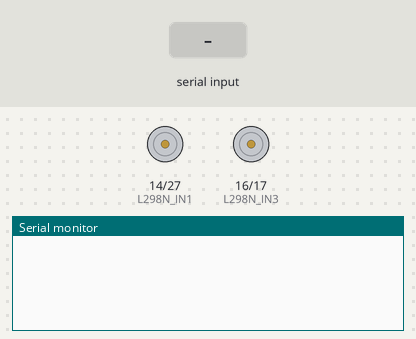
The sketch below on a simulated ESP32. Parts: motor-driver pin pairs drawn as motors (green arrow = first pin HIGH = forward, orange = second pin HIGH = backward, longer = more drive, scaled by the enable pin), the last lines printed to the serial monitor. Inputs (shaded band) come from the test bench. Nothing arrives over Bluetooth unless stated.

Above: at 1.7 s.
1.8 s: "f,1\n" received over Serial
At 3.8 s:
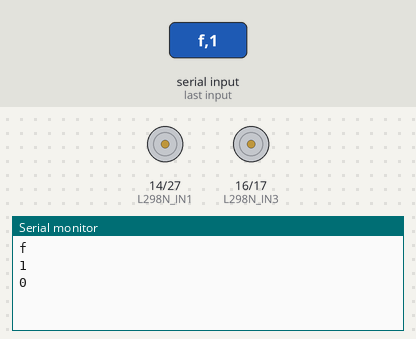
4.3 s: "b,150\n" received over the second serial link
At 5.7 s:
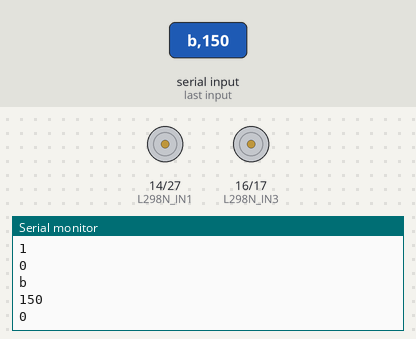
6.8 s: "def,1\n" received over Serial
At 8.8 s:
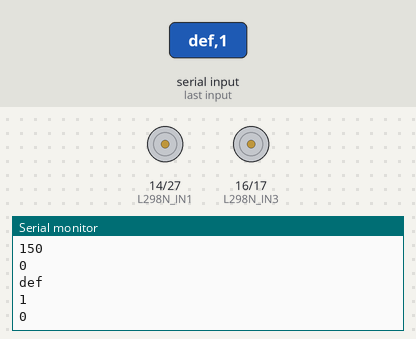
9.3 s: "f,150\n" received over the second serial link
At 10.7 s:
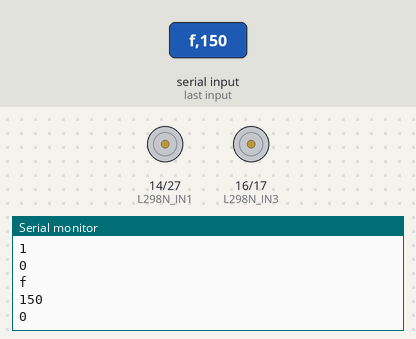
11.8 s: "b,1\n" received over Serial
At 13.8 s:
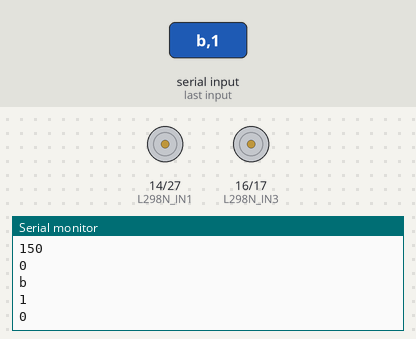
14.3 s: "f" received over the second serial link
At 15.7 s:
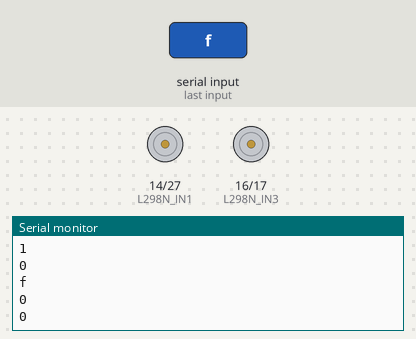
Timing chart, 0 to 17.3 s (numbered marks = the images above; inputs shaded):
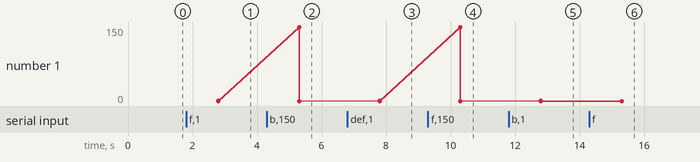

Measured:
- after the input at 1.8 s, the serial monitor: prints a new line after 1.0 s (image 1)
- after the input at 4.3 s, the serial monitor: prints a new line after 1.0 s (image 2)
- after the input at 6.8 s, the serial monitor: prints a new line after 1.0 s (image 3)
- after the input at 9.3 s, the serial monitor: prints a new line after 1.0 s (image 4)
- after the input at 11.8 s, the serial monitor: prints a new line after 1.0 s (image 5)
- after the input at 14.3 s, the serial monitor: prints a new line after 1.0 s (image 6)

The sketch:

04ESP32Test.ino
```cpp
#include "BluetoothSerial.h"
BluetoothSerial SerialBT;

//L298N腳位
#define L298N_IN1 14
#define L298N_IN2 27
#define L298N_IN3 16
#define L298N_IN4 17
#define L298N_ENA 13  //PWM
#define L298N_ENB 15  //PWM

//ESP32設定PWM Channel
const int ENA_CHL = 0;
const int ENB_CHL = 1;

//轉速(80~255)
int FSpeed = 255;//255
int BSpeed = 255;//255
int RSpeed = 200;//200
int LSpeed = 200;//200

//轉動時間(毫秒)
int FTimer = 670; //670
int BTimer = 670; //670
int RTimer = 1350;//1350
int LTimer = 1650;//1650
int STimer = 3000;//3000

void forward() {
  digitalWrite(L298N_IN1, HIGH);
  digitalWrite(L298N_IN2, LOW);
  ledcWrite(ENA_CHL, FSpeed);

  digitalWrite(L298N_IN3, LOW);
  digitalWrite(L298N_IN4, HIGH);
  ledcWrite(ENB_CHL, FSpeed);
}

void backward() {
  digitalWrite(L298N_IN1, LOW);
  digitalWrite(L298N_IN2, HIGH);
  ledcWrite(ENA_CHL, BSpeed);

  digitalWrite(L298N_IN3, HIGH);
  digitalWrite(L298N_IN4, LOW);
  ledcWrite(ENB_CHL, BSpeed);
}

void turnRight() {
  digitalWrite(L298N_IN1, LOW);
  digitalWrite(L298N_IN2, HIGH);
  ledcWrite(ENA_CHL, LSpeed);

  digitalWrite(L298N_IN3, LOW);
  digitalWrite(L298N_IN4, HIGH);
  ledcWrite(ENB_CHL, LSpeed);
}

void turnLeft() {
  digitalWrite(L298N_IN1, HIGH);
  digitalWrite(L298N_IN2, LOW);
  ledcWrite(ENA_CHL, RSpeed);

  digitalWrite(L298N_IN3, HIGH);
  digitalWrite(L298N_IN4, LOW);
  ledcWrite(ENB_CHL, RSpeed);
}

void stopCar() {
  digitalWrite(L298N_IN1, LOW);
  digitalWrite(L298N_IN2, LOW);
  ledcWrite(ENA_CHL, FSpeed);

  digitalWrite(L298N_IN3, LOW);
  digitalWrite(L298N_IN4, LOW);
  ledcWrite(ENB_CHL, BSpeed);
}

void setup() {
  Serial.begin(9600);
  delay(10);
  SerialBT.begin("CarTest");
  delay(10);

  pinMode(L298N_IN1, OUTPUT);
  pinMode(L298N_IN2, OUTPUT);
  pinMode(L298N_IN3, OUTPUT);
  pinMode(L298N_IN4, OUTPUT);
  pinMode(L298N_ENA, OUTPUT);
  pinMode(L298N_ENB, OUTPUT);

  digitalWrite(L298N_IN1, LOW);
  digitalWrite(L298N_IN2, LOW);
  digitalWrite(L298N_IN3, LOW);
  digitalWrite(L298N_IN4, LOW);
  digitalWrite(L298N_ENA, LOW);
  digitalWrite(L298N_ENB, LOW);

  //PWM設定
  ledcSetup(ENA_CHL, 1000, 8);  //channel,frequence,resolution(8表示0~255)
  ledcAttachPin(L298N_ENA, ENA_CHL);
  ledcSetup(ENB_CHL, 1000, 8);
  ledcAttachPin(L298N_ENB, ENB_CHL);

  stopCar();
  delay(500);
}

void loop() {
  //序列埠輸入
  if (Serial.available()) {
    String strMsg = Serial.readString();  //格式「方向,速度,時間」。例如 f,255,1000
    go(strMsg);
  }

  //藍牙輸入
  if (SerialBT.available()) {
    String btMsg = (SerialBT.readString());
    go(btMsg);
  }

}

void go(String str) {
  //改成陣列
  int len = 50;
  String msgs[len];
  char *token = strtok((char *)str.c_str(), ",");

  msgs[0] = token;
  token = strtok(NULL, ",");
  msgs[1] = token;
  token = strtok(NULL, ",");
  msgs[2] = token;
  token = strtok(NULL, ",");

  String direct = msgs[0];
  int speed = msgs[1].toInt();
  int timer = msgs[2].toInt();
  Serial.println(direct);
  Serial.println(speed);
  Serial.println(timer);

  if (direct == "f") {
    FSpeed = speed;
    FTimer = timer;
    forward();
    delay(FTimer);
    stopCar();
  } else if (direct == "b") {
    BSpeed = speed;
    BTimer = timer;
    backward();
    delay(BTimer);
    stopCar();
  } else if (direct == "r") {
    RSpeed = speed;
    RTimer = timer;
    turnRight();
    delay(RTimer);
    stopCar();
  } else if (direct == "l") {
    LSpeed = speed;
    LTimer = timer;
    turnLeft();
    delay(LTimer);
    stopCar();
  } else if (direct == "def") {
    FSpeed = 255;
    BSpeed = 255;
    RSpeed = 150;
    LSpeed = 150;

    FTimer = 1000;
    BTimer = 1000;
    RTimer = 1000;
    LTimer = 1000;
    STimer = 3000;
    stopCar();
  }
}
```
